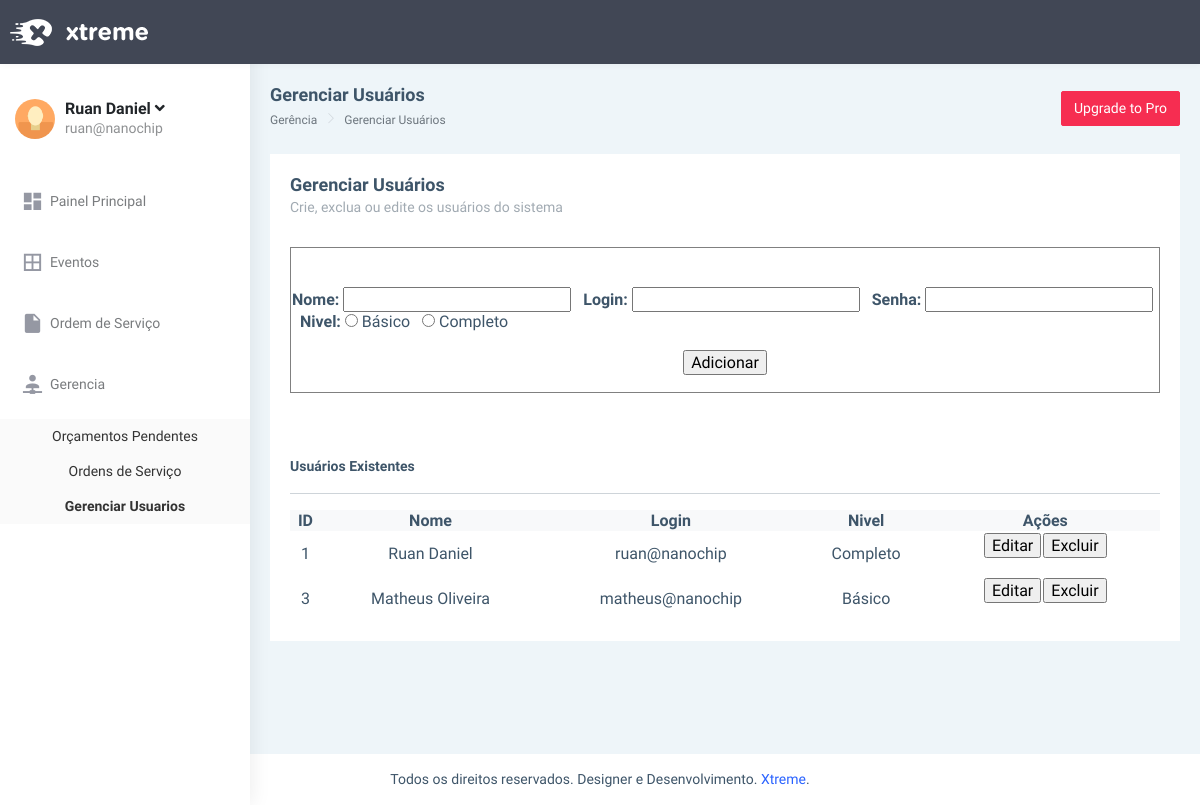
The app's page /adm/gerenciar_usuarios.php (signed in) with its own data.
### tables this page shows
CREATE TABLE `usuarios` (
  `id` int(11) NOT NULL,
  `nome` varchar(32) NOT NULL,
  `login` varchar(32) NOT NULL,
  `senha` varchar(32) NOT NULL,
  `nivel` varchar(2) DEFAULT '1'
);

### adm/gerenciar_usuarios.php (the view, shortened to what this page needs)
<?php
include('conexao.php');
$login = $_SESSION['usuario'];
	$query= "SELECT * FROM usuarios where login='$login'";
	$resultado = mysqli_query($conexao, $query);
	while($exibir = mysqli_fetch_assoc($resultado))
	{
		$nome = $exibir['nome'];
		$nivel = $exibir['nivel'];
	}
?>
<html dir="ltr" lang="en">
<head>
    <link href="dist/css/style.min.css" rel="stylesheet">
</head>
<body>
    <div id="main-wrapper" data-layout="vertical" data-navbarbg="skin5" data-sidebartype="full"
        data-sidebar-position="absolute" data-header-position="absolute" data-boxed-layout="full">
        <header class="topbar" data-navbarbg="skin5">
            <nav class="navbar top-navbar navbar-expand-md navbar-dark">
                <div class="navbar-header" data-logobg="skin5">
                    <a class="navbar-brand" href="index.html">
                        <b class="logo-icon">
                            <img src="assets/images/logo-light-icon.png" alt="homepage" class="light-logo" />
                        </b>
                        <span class="logo-text">
                            <img src="assets/images/logo-light-text.png" class="light-logo" alt="homepage" />
                        </span>
                    </a>
                </div>
            </nav>
        </header>
        <aside class="left-sidebar" data-sidebarbg="skin6">
            <div class="scroll-sidebar">
                <nav class="sidebar-nav">
                    <ul id="sidebarnav">
                        <li>
                            <div class="user-profile d-flex no-block dropdown m-t-20">
                                <div class="user-pic"><img src="assets/images/users/1.jpg" alt="users"
                                        class="rounded-circle" width="40" /></div>
                                <div class="user-content hide-menu m-l-10">
                                    <a href="#" class="" id="Userdd" role="button"
                                        data-bs-toggle="dropdown" aria-haspopup="true" aria-expanded="false">
                                        <h5 class="m-b-0 user-name font-medium"><?php echo$nome;?> <i
                                                class="fa fa-angle-down"></i></h5>
                                        <span class="op-5 user-email"><?php echo $_SESSION['usuario']; ?></span>
                                    </a>
                                </div>
                            </div>
                        </li> <br>
                        <li class="sidebar-item"> <a class="sidebar-link waves-effect waves-dark sidebar-link"
                                href="painel.php" aria-expanded="false"><i class="mdi mdi-view-dashboard"></i><span
                                    class="hide-menu">Painel Principal</span></a></li> <label> </label>
						<li class="sidebar-item os">
								<label for="check1">
									<a class="sidebar-link waves-effect waves-dark sidebar-link" aria-expanded="false">
									<i class="mdi mdi-border-all"></i>
									<span class="hide-menu">Eventos</span> </a>
								</label>
						</li>
						<li class="sidebar-item os">
							<label for="check2">
								<a class="sidebar-link waves-effect waves-dark sidebar-link" aria-expanded="false">
									<i class="mdi mdi-file"></i>
									<span class="hide-menu"> Ordem de Serviço </span>
								</a>
							</label>
						</li>
						<?php if($nivel == 0) {  ?>
						<li class="sidebar-item item">
							<label for="check3">
								<a class="sidebar-link waves-effect waves-dark sidebar-link" aria-expanded="false">
									<i class="mdi mdi-account-network"></i>
									<span class="hide-menu"> Gerencia </span>
								</a>
							</label>
							<ul>
								<li> <a href="pendentes.php"> Orçamentos Pendentes </a> </li>
								<li> <a href="ordens_servico.php"> Ordens de Serviço </a> </li>
								<li> <a href="gerenciar_usuarios.php"> <b> Gerenciar Usuarios </b> </a> </li>
							</ul>
                        </li> <?php } ?>
                    </ul>
                </nav>
            </div>
        </aside>
        <div class="page-wrapper">
            <div class="page-breadcrumb">
                <div class="row align-items-center">
                    <div class="col-5">
                        <h4 class="page-title">Gerenciar Usuários</h4>
                        <div class="d-flex align-items-center">
                            <nav aria-label="breadcrumb">
                                <ol class="breadcrumb">
                                    <li class="breadcrumb-item active" aria-current="page">Gerência</li>
									<li class="breadcrumb-item active" aria-current="page">Gerenciar Usuários</li>
                                </ol>
                            </nav>
                        </div>
                    </div>
                    <div class="col-7">
                        <div class="text-end upgrade-btn">
                            <a href="https://www.wrappixel.com/templates/xtremeadmin/" class="btn btn-danger text-white"
                                target="_blank">Upgrade to Pro</a>
                        </div>
                    </div>
                </div>
            </div>
            <div class="container-fluid">
                <div class="row">
                    <div class="col-12">
                        <div class="card">
                            <div class="card-body">
                                <h4 class="card-title">Gerenciar Usuários</h4>
                                <h6 class="card-subtitle"> Crie, exclua ou edite os usuários do sistema </h6> <br>
								<div align="center">
									<div align="left">
										<?php
										if(isset($_POST["indice"]))
										{
											$id2 = isset($_POST['indice']) ? $_POST['indice'] : "";
											$query = "select * from usuarios where id ='$id2'";
											$resultado = mysqli_query($conexao, $query);
											while($exibir = mysqli_fetch_assoc($resultado))
											{
												$nome = $exibir['nome'];
												$login = $exibir['login'];
												$nivel = $exibir['nivel'];
											}
											if($nivel == 0)
											{
												$select0 = "checked";
												$select1 = " ";
											}
											elseif($nivel == 1)
											{
												$select1 = "checked";
												$select0 = " ";
											}
											?>
											<table border='1'>
											<tr>
												<td> <br><br>
													<form action='cadastrar.php' method='POST'>
														<input type='hidden' name='tipo' value='editar_usuario'>
														<b> Nome: </b><input type='text' name='nome' value='<?php echo $nome; ?>'>  &nbsp;
														<b>Login: </b><input type='text' name='login' value='<?php echo $login; ?>'> &nbsp;
														<b>Senha: </b><input type='password' name='senha'> &nbsp
														<b>Nivel: </b> <input type='radio' name='nivel' value='1' <?php echo $select1; ?>> Básico &nbsp <input type='radio' name='nivel' value='0' <?php echo $select0; ?>> Completo &nbsp <br> <br>
														<div align='center'> <input type='submit' value='Salvar'> </div>
													</form>
												</td>
											</tr>
										</table>
										<?php } else{ ?>
										<table border='1'>
											<tr>
												<td> <br><br>
													<form action='cadastrar.php' method='POST'>
														<b>Nome: </b><input type='text' name='nome'>  &nbsp
														<b>Login: </b><input type='text' name='login'> &nbsp
														<b>Senha: </b><input type='text' name='senha'> &nbsp
														<b>Nivel: </b> <input type='radio' name='nivel' value='1'> Básico &nbsp <input type='radio' name='nivel' value='0'> Completo &nbsp <br> <br>
														<div align='center'> <input type='submit' value='Adicionar'> </div>
													</form>
												</td>
											</tr>
										</table>
										<?php } ?>
										<br> <br> <br> <b>Usuários Existentes</b>
										<hr>
										<table width='100%'>
										<thead>
											<tr class="bg-light" align='center'>
												<th class="border-top-0">ID</th>
												<th class="border-top-0">Nome</th>
												<th class="border-top-0">Login</th>
												<th class="border-top-0">Nivel</th>
												<th class="border-top-0">Ações</th>
											</tr>
										</thead>
										<?php
											$query = "select * from usuarios";
											$resultado = mysqli_query($conexao, $query);
											while($exibir = mysqli_fetch_assoc($resultado))
											{
												$id = $exibir['id'];
												$nome = $exibir['nome'];
												$login = $exibir['login'];
												$nivel = $exibir['nivel'];
											echo"<tr align='center'>";
												echo"<td>";
													echo$id;
												echo"</td>";
												echo"<td>";
													echo$nome;
												echo"</td>";
												echo"<td>";
													echo$login;
												echo"</td>";
												echo"<td>";
													if($nivel == 0)
													{
														$acesso = "Completo";
													}else
													{
														$acesso = "Básico";
													}
												echo$acesso;
												echo"</td>";
												echo"<td>";
													echo"<table>";
														echo"<tr>";
															echo"<td>";
																echo"<form action='gerenciar_usuarios.php' method='POST'>";
																	echo"<input type='submit' value='Editar'>";
																echo"</form>";
															echo"</td>";
															echo"<td>";
																echo"<form action='cadastrar.php' method='POST'>";
																echo"<input type='submit' value='Excluir'>";
																echo"</form>";
															echo"</td>";
													echo"</table>";
												echo"</td>";
											echo"</tr>";
											 } ?>
										</table>
									</div>
								</div>
							</div>
						</div>
                    </div>
                </div>
            </div>
        </div>
            <footer class="footer text-center">
                Todos os direitos reservados. Designer e Desenvolvimento. <a
                    href="https://www.nanochip.com.br/">Xtreme</a>.
            </footer>
        </div>
</body>
</html>

### adm/gerenciar_usuarios.php (style rules this page uses)
.item label { display: block; cursor: pointer; border-buttom: solid 2pc #aaa; }
.item ul { height: auto; max-height: 200px; tranform: all; }
.item ul li a { text-align: center; line-height:35px; width: 100%; height: 35px; display: block; text-decoration: none; background-color: #fafafa; color: #333; border-buttom: solid 2px #aaa; }

### records on screen
usuarios: nome "Ruan Daniel", id "1", login "ruan@nanochip", nivel "Completo"
usuarios: id "3", nome "Matheus Oliveira", login "matheus@nanochip", nivel "Básico"

### other values on screen
$_SESSION['usuario'] "ruan@nanochip"
